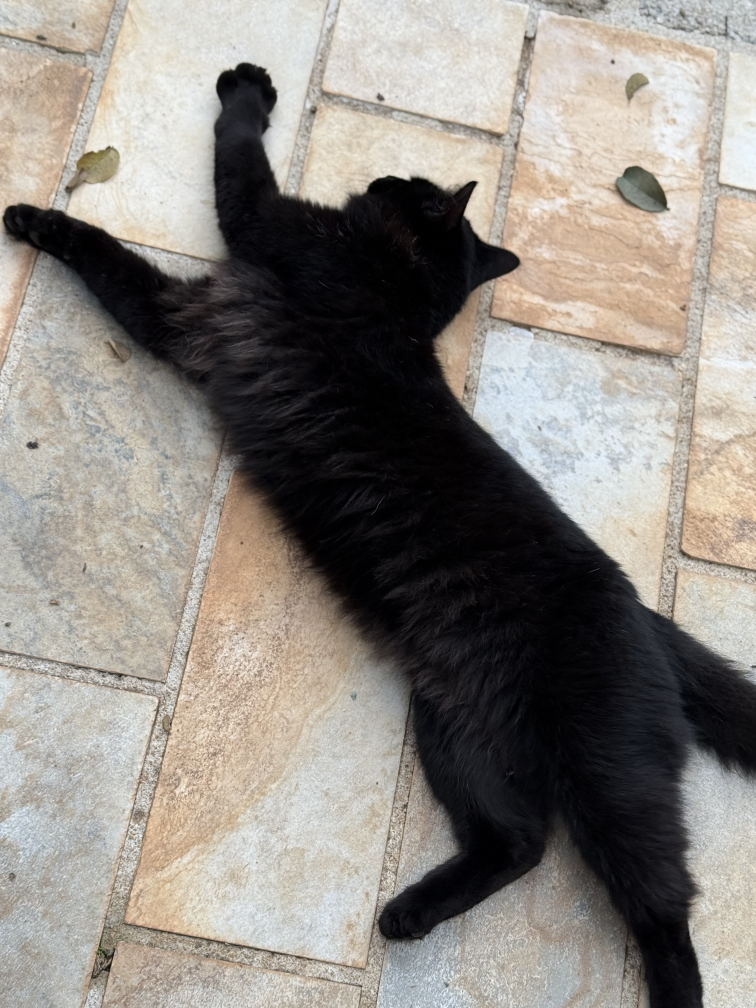
#> input picture pantera1.jpeg, 3024 x 4032 px (shown at 1/4 size)
$ jupyter execute otsu.ipynb   (shell and % lines are left out)
#> lines starting #> are read from the running program, lines starting #| are printed output that depends on the picture; after the words box and inside, x2 and y2 are one past the last pixel; in counts of white or black regions, pixels touching at a corner belong together
[cell 1]
import cv2
import numpy as np
from matplotlib import pyplot as plt

[cell 2]
# função para exibir imagens
def show_img(img, title="Imagem"):
    plt.figure(figsize=(6,6))
    if len(img.shape) == 2:  # grayscale
        plt.imshow(img, cmap="gray")
    else:
        img = cv2.cvtColor(img, cv2.COLOR_BGR2RGB)
        plt.imshow(img)
    plt.title(title)
    plt.axis("off")
    plt.show()

[cell 3]
# função para exibir histograma
def hist_img(img, title="Imagem"):
    plt.subplot(1, 2, 2)
    plt.hist(img.ravel(), bins=256, range=[0, 256], color='gray')
    plt.title(title)
    plt.xlabel("Intensidade do Pixel")
    plt.ylabel("Número de Pixels")
    plt.xlim([-10, 265])
    plt.tight_layout()
    plt.show()

[cell 4]
# carregar a imagem
img = cv2.imread('pantera1.jpeg')
#> img is the input picture: shape (4032, 3024, 3); mean B, G, R 130.3, 136.5, 141.6
show_img(img, "Imagem Original")

[cell 5]
# converta para escala de cinza
img_cinza = cv2.cvtColor(img, cv2.COLOR_BGR2GRAY)
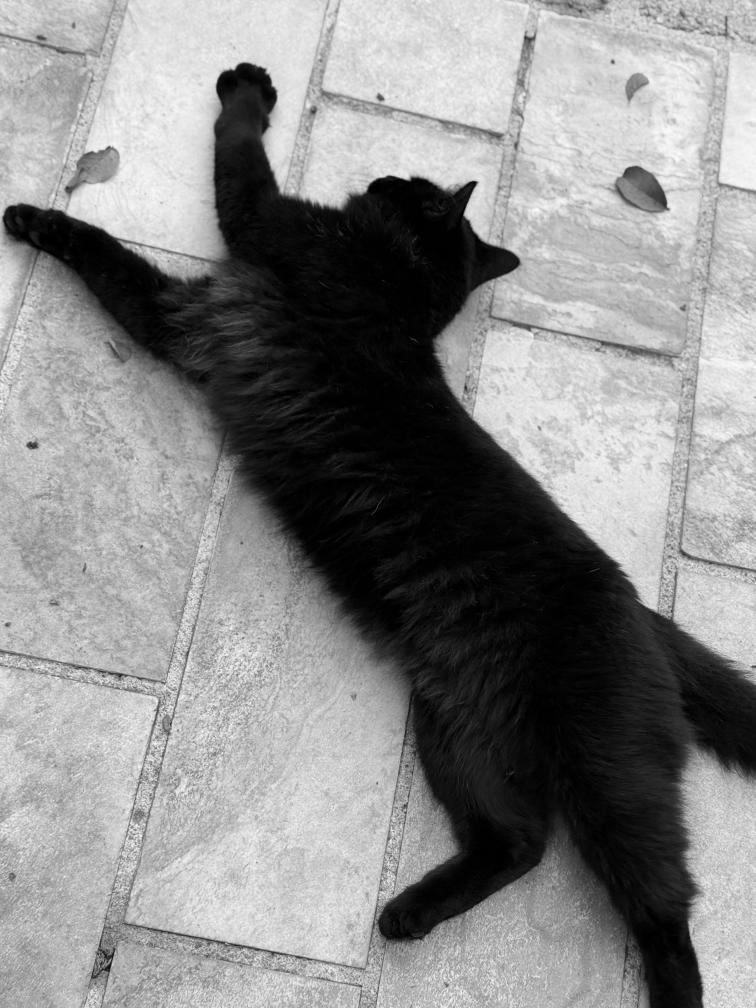
#> img_cinza: shape (4032, 3024) (shown at 1/4 size); min 0, max 255, mean 137.3
show_img(img_cinza, "Imagem Original - Escala de Cinza")
hist_img(img_cinza, "Histograma Imagem em Escala de Cinza")
#> in hist_img, `plt.show()`:
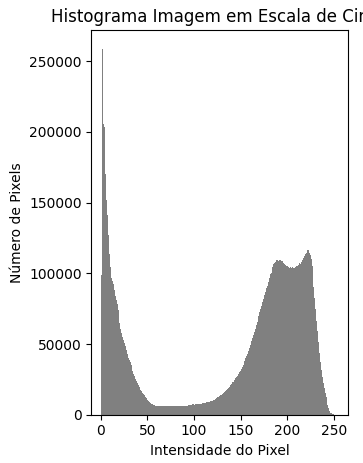
#> figure drawn by matplotlib, 1 panel; tallest bar 258965 high, from x = 1 to 2

[cell 6]
# aplicando a Limiarização de Otsu
ret_otsu, img_otsu = cv2.threshold(img_cinza, 0, 255, cv2.THRESH_BINARY + cv2.THRESH_OTSU)
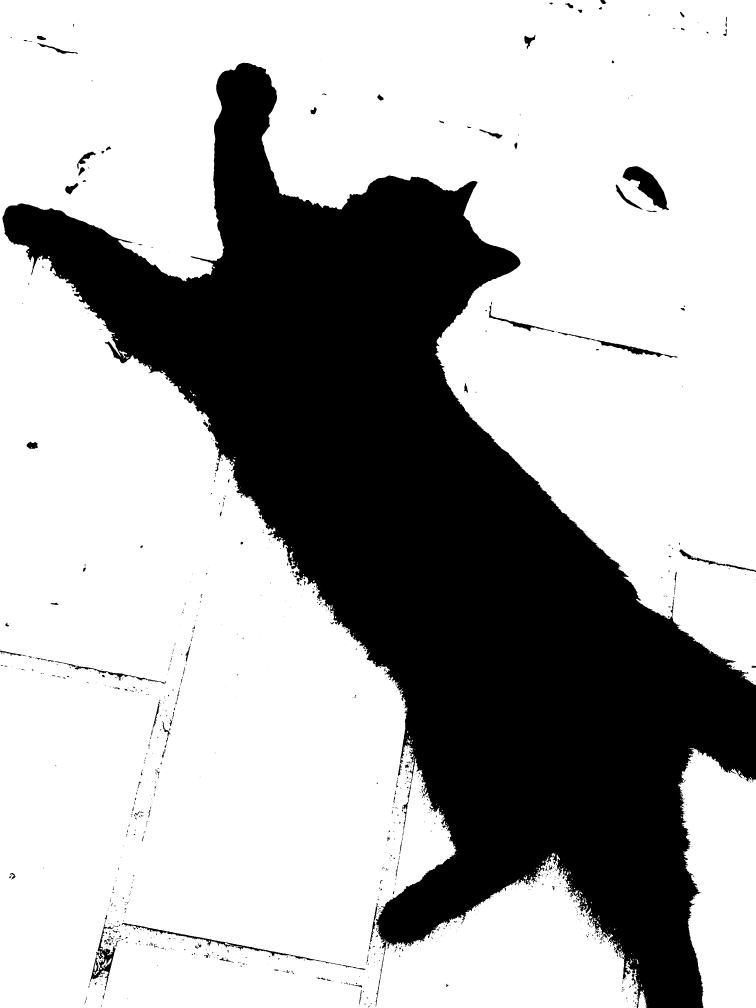
#> img_otsu: shape (4032, 3024) (shown at 1/4 size); 68.1% white; 1298 black regions (1013 under 20 px), largest, box (x1, y1, x2, y2) and area: (10, 251, 3024, 4032) 3820858, (2490, 665, 2676, 841) 13087, (487, 3692, 1462, 3880) 6486
#> ret_otsu = 106
# exibe os resultados
show_img(img_otsu, f'Limiarização de Otsu (Limiar = {ret_otsu})')

$ run again, with simba.jpeg copied over pantera1.jpeg
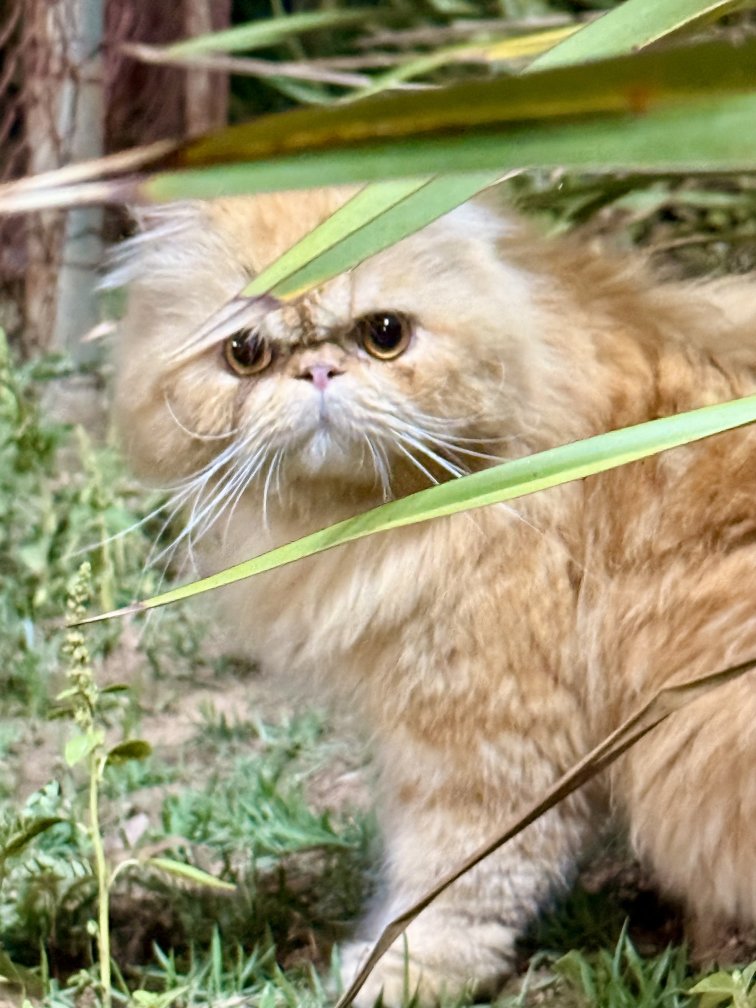
#> input picture simba.jpeg, 3024 x 4032 px (shown at 1/4 size)
#> img is the input picture: shape (4032, 3024, 3); mean B, G, R 115.8, 148.3, 155.5
#> in hist_img, `plt.show()`:
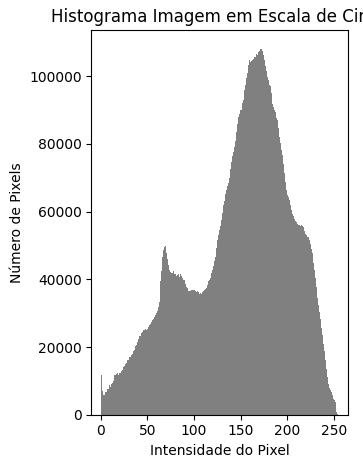
#> figure drawn by matplotlib, 1 panel; tallest bar 108123 high, from x = 172 to 173
#> `ret_otsu, img_otsu = cv2.threshold(img_cinza, 0, 255, cv2.THRESH_BINAR..`:
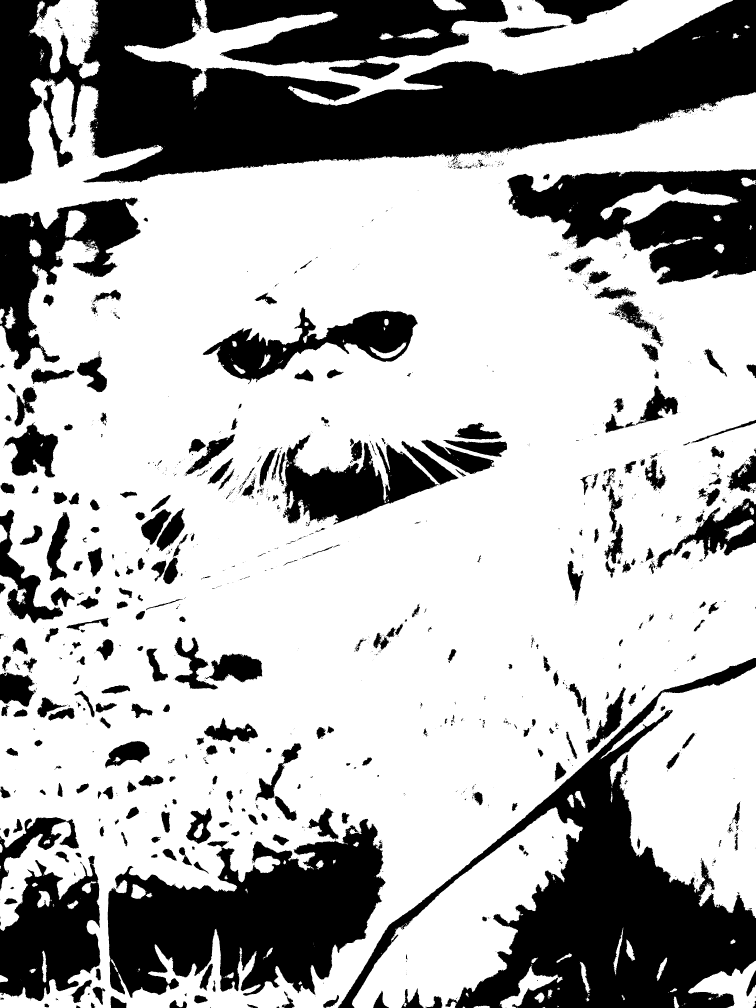
#> img_otsu: shape (4032, 3024) (shown at 1/4 size); 68.4% white; 2106 black regions (1631 under 20 px), largest, box (x1, y1, x2, y2) and area: (0, 0, 3024, 735) 1119882, (1351, 2632, 3024, 4032) 645430, (431, 3275, 1542, 3991) 462169
#> ret_otsu = 128
